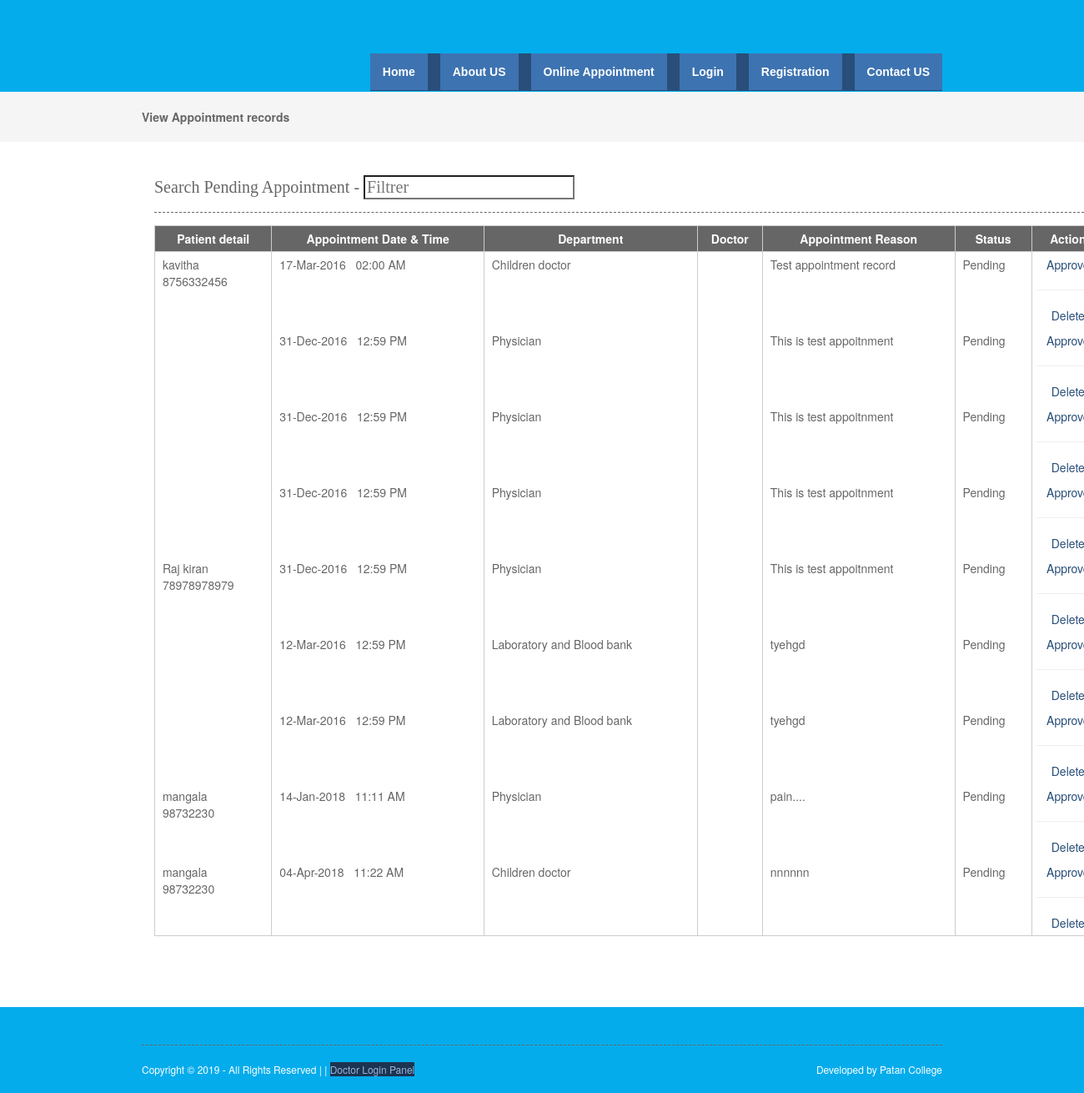
Page /viewappointmentpending.php on the committed database.
### tables this page shows
CREATE TABLE `appointment` (
  `appointmentid` int(10) NULL,
  `appointmenttype` varchar(25) NULL,
  `patientid` int(10) NULL,
  `roomid` int(10) NULL,
  `departmentid` int(10) NULL,
  `appointmentdate` date NULL,
  `appointmenttime` time NULL,
  `doctorid` int(10) NULL,
  `status` varchar(10) NULL,
  `app_reason` text NULL
);

CREATE TABLE `patient` (
  `patientid` int(10) NULL,
  `patientname` varchar(50) NULL,
  `admissiondate` date NULL,
  `admissiontime` time NULL,
  `address` varchar(250) NULL,
  `mobileno` varchar(15) NULL,
  `city` varchar(25) NULL,
  `pincode` varchar(20) NULL,
  `loginid` varchar(50) NULL,
  `password` varchar(25) NULL,
  `bloodgroup` varchar(20) NULL,
  `gender` varchar(10) NULL,
  `dob` date NULL,
  `status` varchar(10) NULL
);

CREATE TABLE `department` (
  `departmentid` int(10) NULL,
  `departmentname` varchar(100) NULL,
  `description` text NULL,
  `status` varchar(10) NULL
);

### viewappointmentpending.php (the view, shortened to what this page needs)
<?php
include("header.php");
include("dbconnection.php");
?>
<div class="wrapper col2">
  <div id="breadcrumb">
    <ul>
      <li class="first">View Appointment records</li></ul>
  </div>
</div>
<div class="wrapper col4">
  <div id="container">
<section class="container">
<h2>Search Pending Appointment - <input type="search" class="light-table-filter" data-table="order-table" placeholder="Filtrer" /></h2>
	<table class="order-table">
      <thead>
        <tr>
          <th>Patient detail</th>
          <th>Appointment Date &  Time</th>
          <th>Department</th>
          <th>Doctor</th>
          <th>Appointment Reason</th>
          <th>Status</th>
          <th><div align="center">Action</div></th>
        </tr>
        </thead>
        <tbody>
          <?php
		$sql ="SELECT * FROM appointment WHERE (status='Pending' OR status='Inactive')";
		$qsql = mysqli_query($con,$sql);
		while($rs = mysqli_fetch_array($qsql))
		{
			$sqlpat = "SELECT * FROM patient WHERE patientid='$rs[patientid]'";
			$qsqlpat = mysqli_query($con,$sqlpat);
			$rspat = mysqli_fetch_array($qsqlpat);
			$sqldept = "SELECT * FROM department WHERE departmentid='$rs[departmentid]'";
			$qsqldept = mysqli_query($con,$sqldept);
			$rsdept = mysqli_fetch_array($qsqldept);
			$sqldoc= "SELECT * FROM doctor WHERE doctorid='$rs[doctorid]'";
			$qsqldoc = mysqli_query($con,$sqldoc);
			$rsdoc = mysqli_fetch_array($qsqldoc);
        echo "<tr>
          <td>&nbsp;$rspat[patientname]<br>&nbsp;$rspat[mobileno]</td>
			 <td>&nbsp;" . date("d-M-Y",strtotime($rs[appointmentdate])) . " &nbsp; " . date("H:i A",strtotime($rs[appointmenttime])) . "</td>
		    <td>&nbsp;$rsdept[departmentname]</td>
			   <td>&nbsp;$rsdoc[doctorname]</td>
			    <td>&nbsp;$rs[app_reason]</td>
			    <td>&nbsp;$rs[status]</td>
          <td><div align='center'>";
		  if($rs[status] != "Approved")
		  {
				  if(!(isset($_SESSION['patientid'])))
				  {
						  echo "<a href='appointmentapproval.php?editid=$rs[appointmentid]&patientid=$rs[patientid]'>Approve</a><hr>";
				  }
				 echo "  <a href='viewappointment.php?delid=$rs[appointmentid]'>Delete</a>";
		  }
		  else
		  {
				echo "<a href='patientreport.php?patientid=$rs[patientid]&appointmentid=$rs[appointmentid]'>View Report</a>";
		  }
		 echo "</center></td></tr>";
		}
		?>
      </tbody>
    </table>
    </section>
    <p>&nbsp;</p>
  </div>
</div>
<?php
include("footer.php");
?>

### layout/styles/layout.css (style rules this page uses)
html { overflow-y:scroll; }
body { margin:0; padding:0; font-size:13px; font-family:verdana, Arial, Helvetica, sans-serif; color:#FFFFFF; background-color:#4F473A; }
a { outline:none; text-decoration:none; }
div.wrapper { display:block; width:100%; margin:0; text-align:left; }
.col2 { color:#666666; background-color:#F5F5F5; }
.col3, .col4 { color:#666666; background-color:#FFFFFF; }
#head, #gallery, #breadcrumb, #container, #footer { display:block; position:relative; width:960px; margin:0 auto; }
#breadcrumb { padding:20px 0; }
#breadcrumb ul { margin:0; padding:0; list-style:none; }
#breadcrumb ul li { display:inline; }
#breadcrumb ul li.first { font-weight:bold; }
#container { padding:40px 0; }
#container h1, #container h2, #container h3, #container h4, #container h5, #container h6 { margin:0 0 15px 0; padding:0 0 15px 0; line-height:normal; font-weight:normal; font-size:20px; font-family:Georgia, "Times New Roman", Times, serif; border-bottom:1px dashed #666666; }
#container a { color:#294E79; background-color:#FFFFFF; }

### layout/styles/tables.css (style rules this page uses)
table { width:100%; border-collapse:collapse; table-layout:auto; vertical-align:top; margin-bottom:15px; border:1px solid #CCCCCC; }
table thead th { color:#FFFFFF; background-color:#666666; border:1px solid #CCCCCC; border-collapse:collapse; text-align:center; table-layout:auto; vertical-align:middle; }
table tbody td { vertical-align:top; border-collapse:collapse; border-left:1px solid #CCCCCC; border-right:1px solid #CCCCCC; }
table thead th, table tbody td { padding:5px; border-collapse:collapse; }

### rows in the picture
appointment: patientid.patientname "kavitha", patientid.mobileno "8756332456", appointmentdate "17-Mar-2016", appointmenttime "02:00 AM", departmentid.departmentname "Children doctor", app_reason "Test appointment record", status "Pending"
appointment: appointmentdate "31-Dec-2016", appointmenttime "12:59 PM", departmentid.departmentname "Physician", app_reason "This is test appoitnment", status "Pending"
appointment: appointmentdate "31-Dec-2016", appointmenttime "12:59 PM", departmentid.departmentname "Physician", app_reason "This is test appoitnment", status "Pending"
appointment: appointmentdate "31-Dec-2016", appointmenttime "12:59 PM", departmentid.departmentname "Physician", app_reason "This is test appoitnment", status "Pending"
appointment: patientid.patientname "Raj kiran", patientid.mobileno "78978978979", appointmentdate "31-Dec-2016", appointmenttime "12:59 PM", departmentid.departmentname "Physician", app_reason "This is test appoitnment", status "Pending"
appointment: appointmentdate "12-Mar-2016", appointmenttime "12:59 PM", departmentid.departmentname "Laboratory and Blood bank", app_reason "tyehgd", status "Pending"
appointment: appointmentdate "12-Mar-2016", appointmenttime "12:59 PM", departmentid.departmentname "Laboratory and Blood bank", app_reason "tyehgd", status "Pending"
appointment: patientid.patientname "mangala", patientid.mobileno "98732230", appointmentdate "14-Jan-2018", appointmenttime "11:11 AM", departmentid.departmentname "Physician", app_reason "pain....", status "Pending"
appointment: patientid.patientname "mangala", patientid.mobileno "98732230", appointmentdate "04-Apr-2018", appointmenttime "11:22 AM", departmentid.departmentname "Children doctor", app_reason "nnnnnn", status "Pending"
